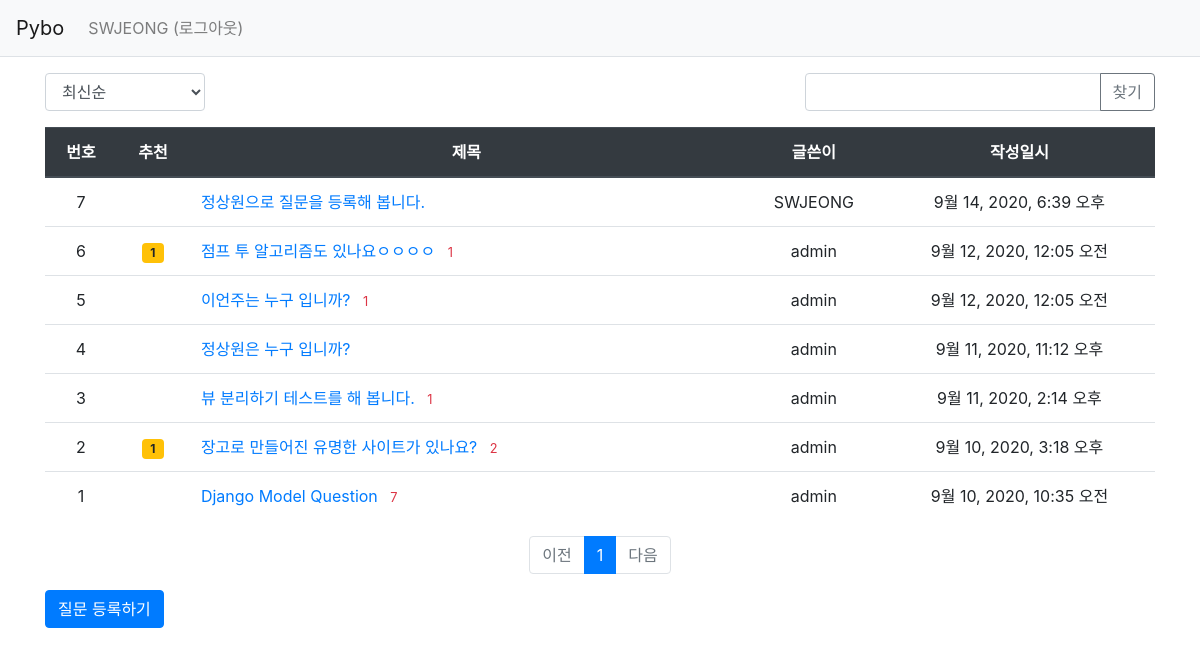
Page /pybo/ (signed in) on the committed database.
### pybo/models.py (models this page shows, shortened)
class Question(models.Model):
    author = models.ForeignKey(User, on_delete=models.CASCADE, related_name='author_question')
    modify_date = models.DateTimeField(null=True, blank=True)
    subject = models.CharField(max_length=200)
    content = models.TextField()
    create_date = models.DateTimeField()
    voter = models.ManyToManyField(User, related_name='voter_question')

### pybo/views/base_views.py (the view, shortened to what this page needs)
# urls.py: path('', base_views.index, name='index'),  # '/' 에 해당되는 path
def index(request):
    page = request.GET.get('page', '1')  # 페이지
    kw = request.GET.get('kw', '')  # 검색어
    so = request.GET.get('so', 'recent')  # 정렬기준
    if so == 'recommend':
        question_list = Question.objects.annotate(num_voter=Count('voter')).order_by('-num_voter', '-create_date')
    elif so == 'popular':
        question_list = Question.objects.annotate(num_answer=Count('answer')).order_by('-num_answer', '-create_date')
    else:  # recent
        question_list = Question.objects.order_by('-create_date')
    question_list = Question.objects.order_by('-create_date')
    paginator = Paginator(question_list, 10)  # 페이지당 10개씩 보여주기
    page_obj = paginator.get_page(page)
    context = {'question_list': page_obj, 'page': page, 'kw': kw, 'so': so}  # page, kw, so가 추가되었다.
    return render(request, 'pybo/question_list.html', context)

### pybo/templatetags/pybo_filter.py (called while the page is built)
@register.filter
def sub(value, arg):
    return value - arg

### templates/pybo/question_list.html (shortened to what this page needs)
{% extends 'base.html' %}
{% load pybo_filter %}
{% block content %}
<div class="container my-3">
    <div class="row justify-content-between my-3">
        <div class="col-2">
            <select class="form-control so">
                <option value="recent" {% if so == 'recent' %}selected{% endif %}>최신순</option>
            </select>
        </div>
        <div class="col-4 input-group">
            <input type="text" class="form-control kw" value="{{ kw|default_if_none:'' }}">
            <div class="input-group-append">
                <button class="btn btn-outline-secondary" type="button" id="btn_search">찾기</button>
            </div>
        </div>
    </div>
    <table class="table">
        <thead>
        <tr class="text-center thead-dark">
            <th>번호</th>
            <th>추천</th>
            <th style="width:50%">제목</th>
            <th>글쓴이</th>
            <th>작성일시</th>
        </tr>
        </thead>
        <tbody>
        {% if question_list %}
        {% for question in question_list %}
        <tr class="text-center">
            <td>
                {{ question_list.paginator.count|sub:question_list.start_index|sub:forloop.counter0|add:1 }}
            </td>
            <td>
                {% if question.voter.all.count > 0 %}
                <span class="badge badge-warning px-2 py-1">{{ question.voter.all.count }}</span>
                {% endif %}
            </td>
            <td class="text-left">
                <a href="{% url 'pybo:detail' question.id %}">{{ question.subject }}</a>
                {% if question.answer_set.count > 0 %}
                <span class="text-danger small ml-2">{{ question.answer_set.count }}</span>
                {% endif %}
            </td>
            <td>{{ question.author.username }}</td>
            <td>{{ question.create_date }}</td>
        </tr>
        {% endfor %}
        {% else %}
        <tr>
            <td colspan="3">질문이 없습니다.</td>
        </tr>
        {% endif %}
        </tbody>
    </table>
    <ul class="pagination justify-content-center">
        {% if question_list.has_previous %}
        <li class="page-item">
            <a class="page-link" data-page="{{ question_list.previous_page_number }}" href="#">이전</a>
        </li>
        {% else %}
        <li class="page-item disabled">
            <a class="page-link" tabindex="-1" aria-disabled="true" href="#">이전</a>
        </li>
        {% endif %}
        {% for page_number in question_list.paginator.page_range %}
        {% if page_number >= question_list.number|add:-5 and page_number <= question_list.number|add:5 %}
            {% if page_number == question_list.number %}
            <li class="page-item active" aria-current="page">
                <a class="page-link" data-page="{{ page_number }}" href="#">{{ page_number }}</a>
            </li>
            {% endif %}
        {% endif %}
        {% endfor %}
        {% if question_list.has_next %}
        <li class="page-item">
            <a class="page-link" data-page="{{ question_list.next_page_number }}" href="#">다음</a>
        </li>
        {% else %}
        <li class="page-item disabled">
            <a class="page-link" tabindex="-1" aria-disabled="true" href="#">다음</a>
        </li>
        {% endif %}
    </ul>
    <a href="{% url 'pybo:question_create' %}" class="btn btn-primary">질문 등록하기</a>
</div>
{% endblock %}

### templates/navbar.html (shortened to what this page needs)
<nav class="navbar navbar-expand-lg navbar-light bg-light border-bottom">
    <a class="navbar-brand" href="{% url 'pybo:index' %}">Pybo</a>
    <div class="collapse navbar-collapse flex-grow-0" id="navbarNav">
        <ul class="navbar-nav">
            <li class="nav-item ">
                {% if user.is_authenticated %}
                <a class="nav-link" href="{% url 'common:logout' %}">{{ user.username }} (로그아웃)</a>
                {% else %}
                <a class="nav-link" href="{% url 'common:login' %}">로그인</a>
                {% endif %}
            </li>
        </ul>
    </div>
</nav>

### rows in the picture
Question: paginator.count|sub "7", subject "정상원으로 질문을 등록해 봅니다.", author.username "SWJEONG", create_date "9월 14, 2020, 6:39 오후"
Question: paginator.count|sub "6", voter.all.count "1", subject "점프 투 알고리즘도 있나요ㅇㅇㅇㅇ", answer_set.count "1", author.username "admin", create_date "9월 12, 2020, 12:05 오전"
Question: paginator.count|sub "5", subject "이언주는 누구 입니까?", answer_set.count "1", author.username "admin", create_date "9월 12, 2020, 12:05 오전"
Question: paginator.count|sub "4", subject "정상원은 누구 입니까?", author.username "admin", create_date "9월 11, 2020, 11:12 오후"
Question: paginator.count|sub "3", subject "뷰 분리하기 테스트를 해 봅니다.", answer_set.count "1", author.username "admin", create_date "9월 11, 2020, 2:14 오후"
Question: paginator.count|sub "2", voter.all.count "1", subject "장고로 만들어진 유명한 사이트가 있나요?", answer_set.count "2", author.username "admin", create_date "9월 10, 2020, 3:18 오후"
Question: paginator.count|sub "1", subject "Django Model Question", answer_set.count "7", author.username "admin", create_date "9월 10, 2020, 10:35 오전"

### other values in the picture
{{ user.username }} "SWJEONG"
{{ page_number }} "1"
